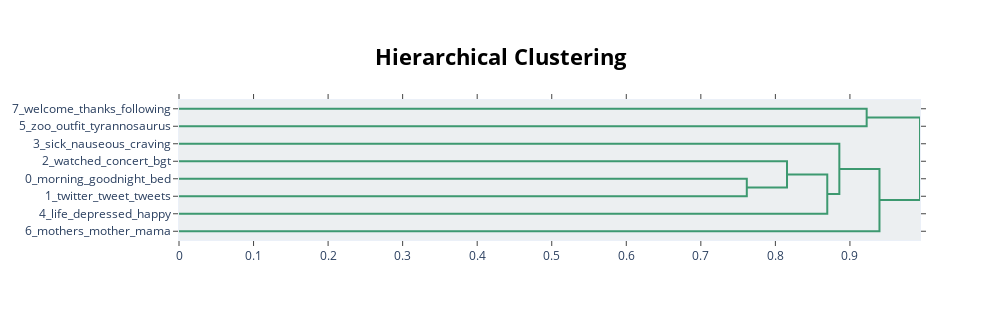

The code cell stored with this chart in its notebook:
### Code cell
topic_model.visualize_hierarchy()

### Figure 1 — Plotly figure (JSON) as saved in the notebook; plotly's stock layout.template omitted (floating-point values rounded to 4 significant figures)
{"data": [{"hoverinfo": "text", "marker": {"color": "rgb(61,153,112)"}, "mode": "lines", "type": "scatter", "x": [0.0, 0.9224, 0.9224, 0.0], "xaxis": "x", "y": [-5.0, -5.0, -15.0, -15.0], "yaxis": "y"}, {"hoverinfo": "text", "marker": {"color": "rgb(61,153,112)"}, "mode": "lines", "type": "scatter", "x": [0.0, 0.7616, 0.7616, 0.0], "xaxis": "x", "y": [-45.0, -45.0, -55.0, -55.0], "yaxis": "y"}, {"hoverinfo": "text", "marker": {"color": "rgb(61,153,112)"}, "mode": "lines", "type": "scatter", "x": [0.0, 0.8156, 0.8156, 0.7616], "xaxis": "x", "y": [-35.0, -35.0, -50.0, -50.0], "yaxis": "y"}, {"hoverinfo": "text", "marker": {"color": "rgb(61,153,112)"}, "mode": "lines", "type": "scatter", "x": [0.8156, 0.8696, 0.8696, 0.0], "xaxis": "x", "y": [-42.5, -42.5, -65.0, -65.0], "yaxis": "y"}, {"hoverinfo": "text", "marker": {"color": "rgb(61,153,112)"}, "mode": "lines", "type": "scatter", "x": [0.0, 0.8858, 0.8858, 0.8696], "xaxis": "x", "y": [-25.0, -25.0, -53.75, -53.75], "yaxis": "y"}, {"hoverinfo": "text", "marker": {"color": "rgb(61,153,112)"}, "mode": "lines", "type": "scatter", "x": [0.8858, 0.9396, 0.9396, 0.0], "xaxis": "x", "y": [-39.38, -39.38, -75.0, -75.0], "yaxis": "y"}, {"hoverinfo": "text", "marker": {"color": "rgb(61,153,112)"}, "mode": "lines", "type": "scatter", "x": [0.9224, 0.994, 0.994, 0.9396], "xaxis": "x", "y": [-10.0, -10.0, -57.19, -57.19], "yaxis": "y"}], "layout": {"autosize": false, "height": 320, "hoverlabel": {"bgcolor": "white", "font": {"family": "Rockwell", "size": 16}}, "hovermode": "closest", "plot_bgcolor": "#ECEFF1", "showlegend": false, "title": {"font": {"color": "Black", "size": 22}, "text": "<b>Hierarchical Clustering</b>", "x": 0.5, "xanchor": "center", "yanchor": "top"}, "width": 1000, "xaxis": {"mirror": "allticks", "rangemode": "tozero", "showgrid": false, "showline": true, "showticklabels": true, "ticks": "outside", "type": "linear", "zeroline": false}, "yaxis": {"mirror": "allticks", "range": [-80, 0], "rangemode": "tozero", "showgrid": false, "showline": true, "showticklabels": true, "tickmode": "array", "ticks": "outside", "ticktext": ["7_welcome_thanks_following", "5_zoo_outfit_tyrannosaurus", "3_sick_nauseous_craving", "2_watched_concert_bgt", "0_morning_goodnight_bed", "1_twitter_tweet_tweets", "4_life_depressed_happy", "6_mothers_mother_mama"], "tickvals": [-5, -15, -25, -35, -45, -55, -65, -75], "type": "linear", "zeroline": false}}}
